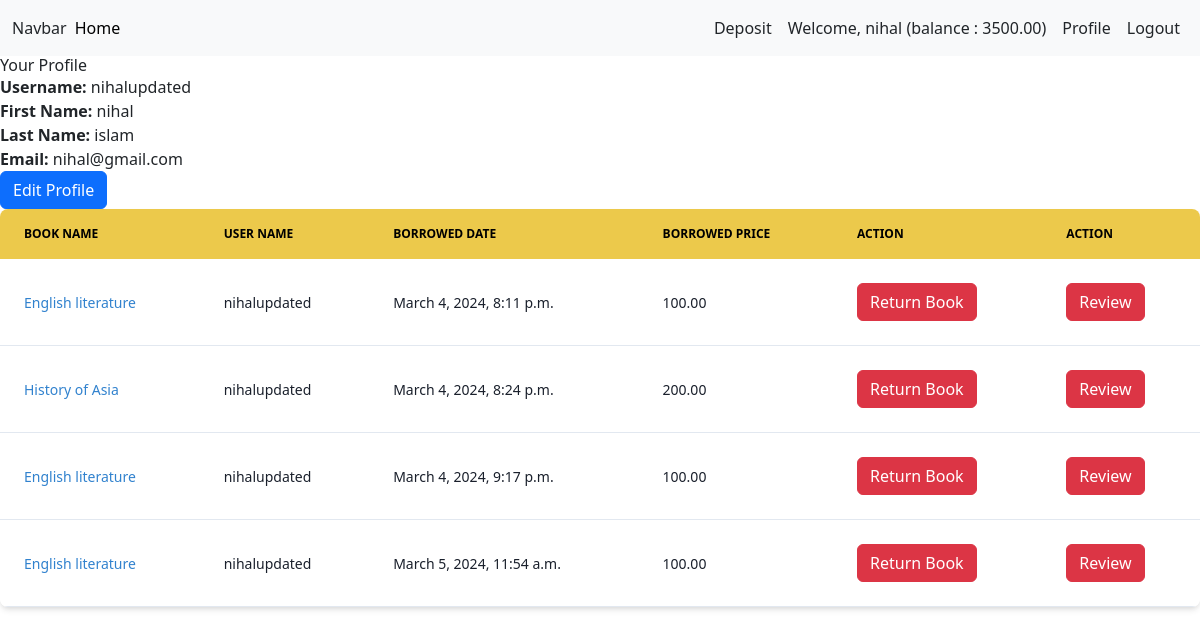
Page /profile/ (signed in) on the committed database.
### transaction_and_borrow/models.py (models this page shows, shortened)
class UserAccountModel(models.Model):
    user = models.OneToOneField(User, related_name='account', on_delete=models.CASCADE)
    account_no = models.IntegerField(unique=True)
    balance = models.DecimalField(default=0, max_digits=12, decimal_places=2)

class BorrowingHistory(models.Model):
    user = models.ForeignKey(User, on_delete=models.CASCADE)
    book = models.ForeignKey(Book, on_delete=models.CASCADE)
    borrowing_date = models.DateTimeField(auto_now_add=True)

### first_app/models.py (models this page shows)
class Book(models.Model):
    Catagory = models.ManyToManyField(Catagory)
    title = models.CharField(max_length=100)
    description = models.TextField()
    quantity = models.IntegerField(default=0)
    borrowing_price = models.DecimalField(max_digits=10, decimal_places=2)
    image = models.ImageField(upload_to='uploads/', blank=True, null=True)
    def __str__(self):
        return self.title

### first_app/views.py (the view)
# urls.py: path('profile/', views.profile, name='profile'),
@login_required
def profile(request):
    user_data = {
        'username': request.user.username,
        'first_name': request.user.first_name,
        'last_name': request.user.last_name,
        'email': request.user.email,
    }
    orders = Order.objects.filter(user=request.user)
    print(orders)
    data = BorrowingHistory.objects.filter(user=request.user)
    return render(request, 'profile.html', {'orders': orders, 'user_data': user_data, 'data':data})

### first_app/templates/profile.html
{% extends 'base.html' %}
{% load crispy_forms_tags %}
{% block content %}
<h2>Your Profile</h2>
<p><strong>Username:</strong> {{ user_data.username }}</p>
<p><strong>First Name:</strong> {{ user_data.first_name }}</p>
<p><strong>Last Name:</strong> {{ user_data.last_name }}</p>
<p><strong>Email:</strong> {{ user_data.email }}</p>
<a href="{% url 'edit_profile' %}" class="btn btn-primary">Edit Profile</a>
<div class="relative overflow-x-auto shadow-md sm:rounded-lg">
  <table class="w-full text-sm text-left rtl:text-right text-yellow-500 dark:text-yellow-400">
      <thead class="text-xs text-black uppercase bg-yellow-500 dark:bg-yellow-700 dark:text-yellow-400">
          <tr>
              <th scope="col" class="px-6 py-3">
                  Book name
              </th>
              <th scope="col" class="px-6 py-3">
                  User name
              </th>
              <th scope="col" class="px-6 py-3">
                  Borrowed Date
              </th>
              <th scope="col" class="px-6 py-3">
                  Borrowed Price
              </th>
              <th scope="col" class="px-6 py-3">
                  Action
              </th>
              <th scope="col" class="px-6 py-3">
                  Action
              </th>
          </tr>
      </thead>
      <tbody>
          {% for i in data %}
          <tr class="bg-white border-b dark:bg-yellow-800 dark:border-yellow-700">
              <th scope="row" class="px-6 py-4 font-medium text-gray-900 whitespace-nowrap dark:text-white">
                  <a class="text-blue-600" href="{% url 'bookDetails' i.book.id %}">{{i.book}}</a>
              </th>
              <td class="px-6 py-4 font-medium text-gray-900 whitespace-nowrap dark:text-white">
                  {{i.user}}
              </td>
              <td class="px-6 py-4 font-medium text-gray-900 whitespace-nowrap dark:text-white">
                  {{i.borrowing_date}}
              </td>
              <td class="px-6 py-4 font-medium text-gray-900 whitespace-nowrap dark:text-white">
                  {{i.book.borrowing_price}}
              </td>
              <td class="px-6 py-4 font-medium text-gray-900 whitespace-nowrap dark:text-white">
                <button class='btn btn-danger'> <a href="{% url 'returnBook' i.id %}" class="font-medium text-white-600 dark:text-white-500 hover:underline">Return Book</a></button>
              </td>
              <td class="px-6 py-4 font-medium text-gray-900 whitespace-nowrap dark:text-white">
                <button class='btn btn-danger'> <a href="{% url 'commentViews' i.book.id %}" class="font-medium text-white-600 dark:text-white-500 hover:underline">Review</a></button>
              </td>
          </tr>
          {% endfor %}
      </tbody>
  </table>
</div>
{% endblock %}

### templates/base.html (shortened to what this page needs)
<!DOCTYPE html>
<html lang="en">
<head>
    <link href="https://cdn.jsdelivr.net/npm/bootstrap@5.3.2/dist/css/bootstrap.min.css" rel="stylesheet">
    <link href="https://unpkg.com/tailwindcss@^1.0/dist/tailwind.min.css" rel="stylesheet">
</head>
<body>
    <nav class="navbar navbar-expand-lg bg-body-tertiary">
        <div class="container-fluid">
          <a class="navbar-Catagory" href="#">Navbar</a>
          <div class="collapse navbar-collapse" id="navbarSupportedContent">
            <ul class="navbar-nav me-auto mb-2 mb-lg-0">
              <li class="nav-item">
                <a class="nav-link active" aria-current="page" href={% url "home" %}>Home</a>
              </li>
            </ul>
            <div class="d-flex">
                <ul class="navbar-nav me-auto mb-2 mb-lg-0">
                  {% if request.user.is_authenticated %}
                  <li class="nav-item">
                    <a class="nav-link btn btn-warning text-dark" href="{% url 'deposiMoney'%}">
                      Deposit
                    </a>
                  </li>
                  <div class="nav-link btn btn-warning text-dark">Welcome, {{ request.user.first_name }} (balance : {{request.user.account.balance}}) </div>
                  <li class="nav-item">
                    <a class="nav-link btn btn-warning text-dark" href='{% url "profile" %}'>Profile</a>
                  </li>
                  <li class="nav-item">
                    <a class="nav-link btn btn-primary text-dark" href='{% url "userLogout" %}'>Logout</a>
                  </li>
                    {% endif %}
                </ul>
            </div>
          </div>
        </div>
      </nav>
      {% block content %}
      {% endblock content %}
</body>
</html>

### rows in the picture
BorrowingHistory: book "English literature", user "nihalupdated", borrowing_date "March 4, 2024, 8:11 p.m.", book.borrowing_price "100.00"
BorrowingHistory: book "History of Asia", user "nihalupdated", borrowing_date "March 4, 2024, 8:24 p.m.", book.borrowing_price "200.00"
BorrowingHistory: book "English literature", user "nihalupdated", borrowing_date "March 4, 2024, 9:17 p.m.", book.borrowing_price "100.00"
BorrowingHistory: book "English literature", user "nihalupdated", borrowing_date "March 5, 2024, 11:54 a.m.", book.borrowing_price "100.00"

### other values in the picture
{{ request.user.first_name }} "nihal"
{{ request.user.account.balance }} "3500.00"
{{ user_data.username }} "nihalupdated"
{{ user_data.first_name }} "nihal"
{{ user_data.last_name }} "islam"
{{ user_data.email }} "nihal@gmail.com"
